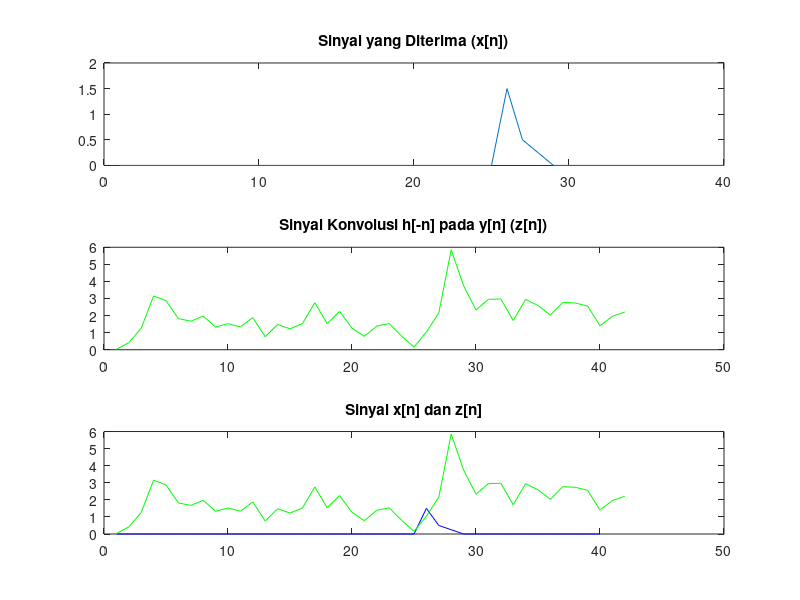

Write MATLAB code to recreate this figure.
clc;
clear all;

h = [3 1 0.5];
lh = length(h);
axis = zeros(1,40);
hn = [h,axis];

a = 0.8;
d = a*(rand(1,40));

for i = 1:lh;
  axis(1,25+i) = h(i);
 endfor

x = 0.5*axis;

y = d+x;

hl = flip(h);
z  = conv(hl,y);

figure;
subplot(3,1,1);
plot(x);
title("Sinyal yang Diterima (x[n])");
axis([1 40]);

subplot(3,1,2);
plot(z,'g');
title("Sinyal Konvolusi h[-n] pada y[n] (z[n])");
axis([1 40]);

subplot(3,1,3);
plot(x,'b',z,'g');
title("Sinyal x[n] dan z[n]");
axis([1 40]);
